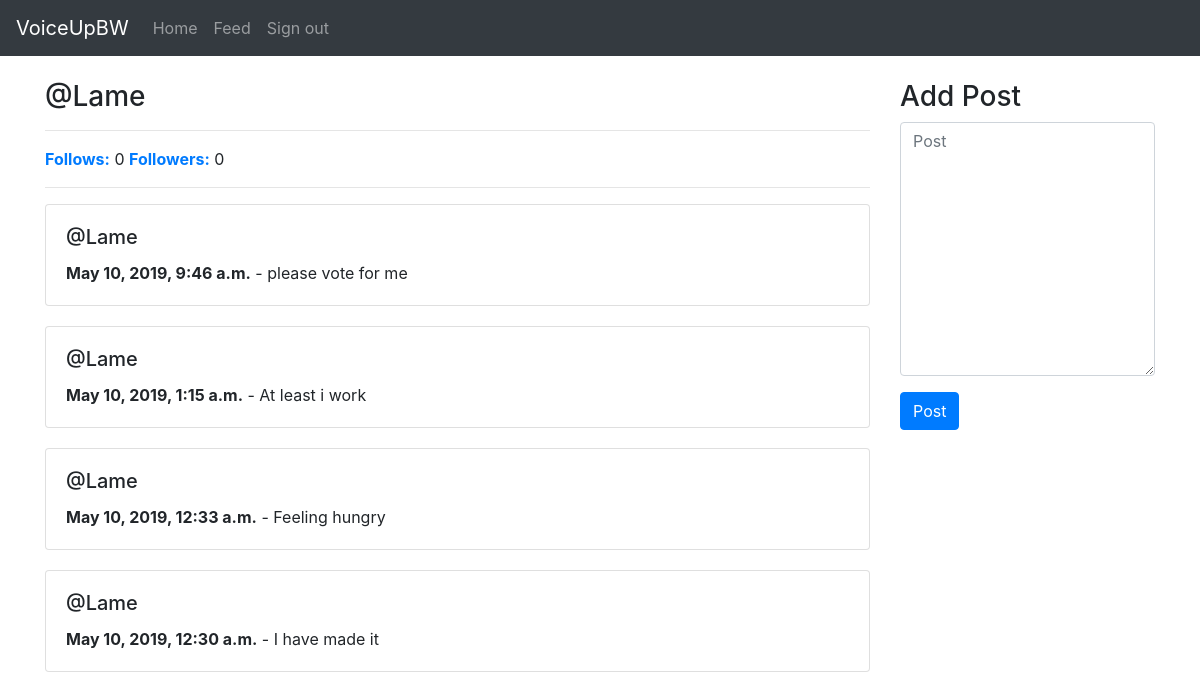
The app's page /Lame/ (signed in) with its own data.
### voiceupprofile/models.py (models this page shows)
class VoiceUpProfile(models.Model):
    user = models.OneToOneField(User, on_delete=models.DO_NOTHING)
    district = models.CharField(max_length=100)
    isPolitician = models.BooleanField(default=False)
    follows = models.ManyToManyField('self', related_name='followed_by', symmetrical=False)

### voiceUpPost/models.py (models this page shows)
class VoiceUpPost(models.Model):
    user = models.ForeignKey(User, related_name='voiceuppost', on_delete=models.DO_NOTHING)
    body = models.CharField(max_length=255)
    created_at = models.DateTimeField(auto_now_add=True)
    class Meta:
        ordering = ('-created_at',)

### voiceupprofile/views.py (the view)
# urls.py: path('<str:username>/', views.profile, name="profile"),
@login_required
def profile(request, username):
    if request.user.is_authenticated:
        user = User.objects.get(username=username)
        if request.method == 'POST':
            form = VoiceUpPostForm(data=request.POST)
            if form.is_valid():
                voiceuppost = form.save(commit=False)
                voiceuppost.user = request.user
                voiceuppost.save()
                redirecturl = request.POST.get('redirect', '/')
                return redirect(redirecturl)
        else:
            form = VoiceUpPostForm()
        return render(request, 'profile.html', {'form': form, 'user': user})
    else:
        return redirect('/')

### voiceUpPost/forms.py
class VoiceUpPostForm(forms.ModelForm):
    body = forms.CharField(required=True, widget=forms.widgets.Textarea(attrs={'placeholder': 'Post', 'class': 'form-control'}))
    class Meta:
        model = VoiceUpPost
        exclude = ('user',)

### voiceupprofile/templates/profile.html (shortened to what this page needs)
{% extends 'templates/base.html' %}
{% block main %}
    <div class="row">
      <div class="col-9">
        <h3>@{{ user.username }}</h3>
          <hr>
        <b><a href="/{{ user.username }}/follows/">Follows:</a></b> {{ user.voiceupprofile.follows.count }}
        <b><a href="/{{ user.username }}/followers/">Followers:</a></b> {{ user.voiceupprofile.followed_by.count }}
        <hr>
        {% if user.voiceuppost.all %}
          {% for post in user.voiceuppost.all %}
            <div class="card" style="margin-bottom: 20px;">
              <div class="card-body">
                <h5 class="card-title">@{{ post.user.username }}</h5>
                <p class="card-text"><b>{{ post.created_at }}</b> - {{ post.body }}</p>
              </div>
            </div>
          {% endfor %}
        {% else %}
          <p>No Posts yet!</p>
        {% endif %}
      </div>
        {% ifequal request.user user %}
      <div class="col-3">
        <h3>Add Post</h3>
        <form action="/{{ request.user.username }}/" method="post">
            {% for field in form %}
                <div class="form-group">
                    {{ field }}
                </div>
            {% endfor %}
            <input type="submit" value="Post" class="btn btn-primary">
        </form>
      {% endifequal %}
      </div>
    </div>
{% endblock %}

### records on screen
VoiceUpPost: user.username "Lame", created_at "May 10, 2019, 9:46 a.m.", body "please vote for me"
VoiceUpPost: user.username "Lame", created_at "May 10, 2019, 1:15 a.m.", body "At least i work"
VoiceUpPost: user.username "Lame", created_at "May 10, 2019, 12:33 a.m.", body "Feeling hungry"
VoiceUpPost: user.username "Lame", created_at "May 10, 2019, 12:30 a.m.", body "I have made it"

### other values on screen
{{ user.username }} "Lame"
{{ user.voiceupprofile.follows.count }} "0"
{{ user.voiceupprofile.followed_by.count }} "0"
